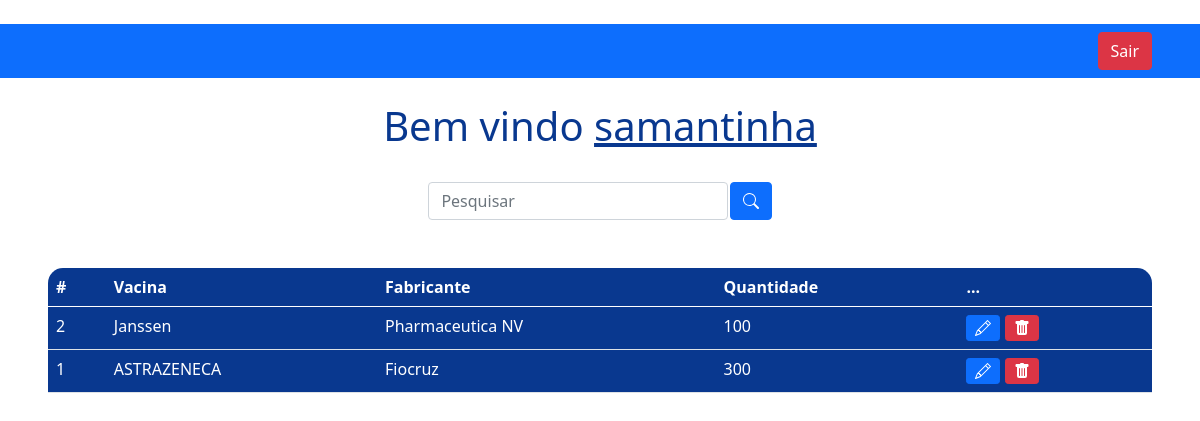
Screenshot of /vacina_estoque.php (signed in) with the database file from the repository.
### tables this page shows
CREATE TABLE `vacina_cadastro` (
  `id` int NOT NULL AUTO_INCREMENT,
  `nome_vacina` varchar(100) NOT NULL,
  `fabricante` varchar(100) NOT NULL,
  `quantidade` varchar(100) NOT NULL,
  `lote` varchar(100) NOT NULL,
  `origem` varchar(300) NOT NULL,
  `dt_recebimento` date NOT NULL,
  PRIMARY KEY (`id`),
  KEY `nome_vacina` (`nome_vacina`)
);

### vacina_estoque.php (the view, shortened to what this page needs)
<?php
    include_once('config.php');
    $logado = $_SESSION['usuario'];
    if(!empty($_GET['search']))
    {
        $data = $_GET['search'];
        $sql = "SELECT * FROM vacina_cadastro WHERE id LIKE '%$data%' or nome_vacina LIKE '%$data%' or ORDER BY id DESC";
    }
    else
    {
        $sql = "SELECT * FROM vacina_cadastro ORDER BY id DESC";
    }
    $result = $conexao->query($sql);
?>
<!DOCTYPE html>
<html lang="en">
<head>
    <link href="https://cdn.jsdelivr.net/npm/bootstrap@5.0.2/dist/css/bootstrap.min.css" rel="stylesheet">
</head>
<body>
    <nav class="navbar navbar-expand-lg navbar-dark bg-primary">
        <div class="container-fluid">
        </div>
        <div class="d-flex">
            <a href="sair.php" class="btn btn-danger me-5">Sair</a>
        </div>
    </nav>
    <br>
    <?php
        echo "<h1>Bem vindo <u>$logado</u></h1>";
    ?>
    <br>
    <div class="box-search">
        <input type="search" class="form-control w-25" placeholder="Pesquisar" id="pesquisar">
        <button onclick="searchData()" class="btn btn-primary">
        </button>
    </div>
    <div class="m-5">
        <table class="table text-white table-bg">
            <thead>
                <tr>
                    <th scope="col">#</th>
                    <th scope="col">Vacina</th>
                    <th scope="col">Fabricante</th>
                    <th scope="col">Quantidade</th>
                    <th scope="col">...</th>
                </tr>
            </thead>
            <tbody>
                <?php
                    while($user_data = mysqli_fetch_assoc($result)) {
                        echo "<td>".$user_data['id']."</td>";
                        echo "<td>".$user_data['nome_vacina']."</td>";
                        echo "<td>".$user_data['fabricante']."</td>";
                        echo "<td>".$user_data['quantidade']."</td>";
                        echo "<td>
                        <a class='btn btn-sm btn-primary' href='edit.php?id=$user_data[id]' title='Editar'>
                            <svg xmlns='http://www.w3.org/2000/svg' width='16' height='16' fill='currentColor' class='bi bi-pencil' viewBox='0 0 16 16'>
                                <path d='M12.146.146a.5.5 0 0 1 .708 0l3 3a.5.5 0 0 1 0 .708l-10 10a.5.5 0 0 1-.168.11l-5 2a.5.5 0 0 1-.65-.65l2-5a.5.5 0 0 1 .11-.168l10-10zM11.207 2.5 13.5 4.793 14.793 3.5 12.5 1.207 11.207 2.5zm1.586 3L10.5 3.207 4 9.707V10h.5a.5.5 0 0 1 .5.5v.5h.5a.5.5 0 0 1 .5.5v.5h.293l6.5-6.5zm-9.761 5.175-.106.106-1.528 3.821 3.821-1.528.106-.106A.5.5 0 0 1 5 12.5V12h-.5a.5.5 0 0 1-.5-.5V11h-.5a.5.5 0 0 1-.468-.325z'/>
                            </svg>
                            </a>
                            <a class='btn btn-sm btn-danger' href='delete.php?id=$user_data[id]' title='Deletar'>
                                <svg xmlns='http://www.w3.org/2000/svg' width='16' height='16' fill='currentColor' class='bi bi-trash-fill' viewBox='0 0 16 16'>
                                    <path d='M2.5 1a1 1 0 0 0-1 1v1a1 1 0 0 0 1 1H3v9a2 2 0 0 0 2 2h6a2 2 0 0 0 2-2V4h.5a1 1 0 0 0 1-1V2a1 1 0 0 0-1-1H10a1 1 0 0 0-1-1H7a1 1 0 0 0-1 1H2.5zm3 4a.5.5 0 0 1 .5.5v7a.5.5 0 0 1-1 0v-7a.5.5 0 0 1 .5-.5zM8 5a.5.5 0 0 1 .5.5v7a.5.5 0 0 1-1 0v-7A.5.5 0 0 1 8 5zm3 .5v7a.5.5 0 0 1-1 0v-7a.5.5 0 0 1 1 0z'/>
                                </svg>
                            </a>
                            </td>";
                    }
                    ?>
            </tbody>
        </table>
    </div>
</body>
</html>

### vacina_estoque.php (style rules this page uses)
body { background-image:"back_sistema.jpg"; background-size: cover; color: white; text-align: center; }
.table-bg { background: #09388f; border-radius: 15px 15px 0 0; }
.box-search { display: flex; justify-content: center; gap: .1%; }
h1 { color:#09388f; }

### rows the page displays
vacina_cadastro: id "2", nome_vacina "Janssen", fabricante "Pharmaceutica NV", quantidade "100"
vacina_cadastro: id "1", nome_vacina "ASTRAZENECA", fabricante "Fiocruz", quantidade "300"

### other values shown
$logado "samantinha"
